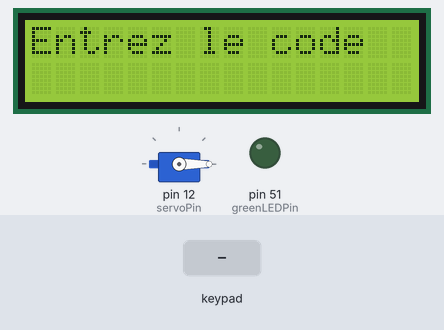
The sketch below on a simulated Arduino Mega 2560, built with avr-gcc and run on an emulated ATmega2560. Shown: servo, 16×2 character LCD, output pins drawn as LEDs (lit = HIGH). Inputs (shaded band) come from the test bench. What the sketch prints to the serial monitor is not drawn.

Above: at 1.2 s.
1.3 s: keypad keys 2 5 0 5 # pressed 0.4 s apart
At 3.5 s:
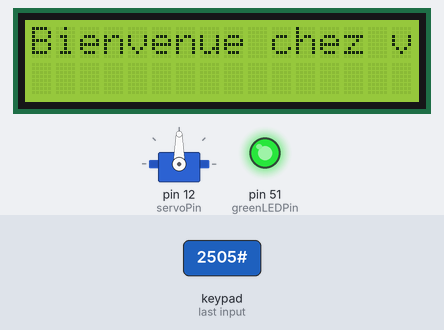
4.8 s: key '*' pressed
At 5.6 s:
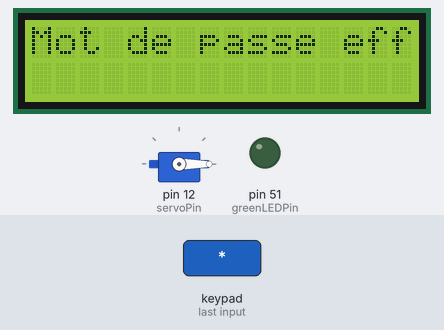
7.3 s: key '#' pressed
At 8.0 s:
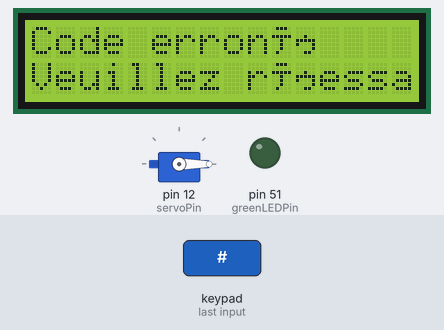
9.8 s: keypad keys 2 5 0 5 A pressed 0.4 s apart
At 12.1 s:
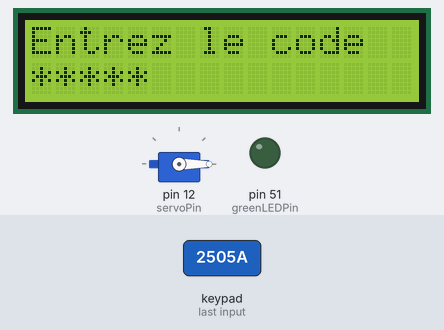
13.3 s: keypad keys 2 5 0 5 D pressed 0.4 s apart
At 16.0 s:
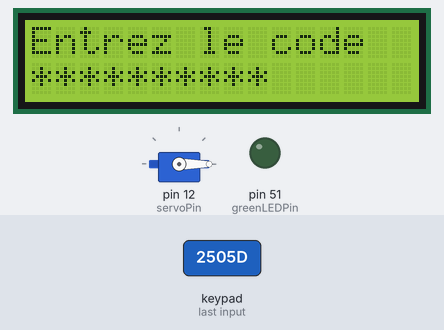
16.8 s: key 'B' pressed
At 17.5 s:
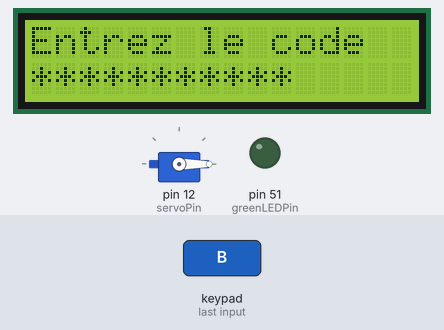
Timing chart, 0 to 19.3 s (numbered marks = the images above; inputs shaded):
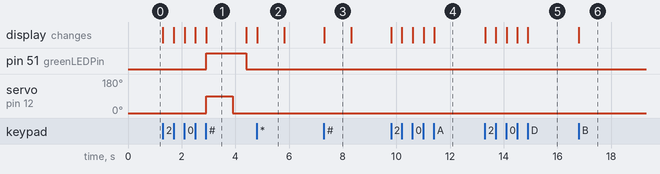

Measured:
- after the input at 1.3 s, pin 51 (greenLEDPin): LOW → HIGH after 1.6 s, → LOW 1.5 s later; servo on pin 12 (servoPin): 0° → 90° after 1.6 s, → 0° 1.0 s later; the display: first changes at once (image 1 shows a later state)
- after the input at 4.8 s, the display: changes at once (image 2)
- after the input at 7.3 s, the display: changes at once (image 3)
- after the input at 9.8 s, the display: first changes at once (image 4 shows a later state)
- after the input at 13.3 s, the display: first changes at once (image 5 shows a later state)
- after the input at 16.8 s, the display: changes at once (image 6)
- what the display in image 1 shows lasts 1.5 s, from 2.9 s to 4.4 s

The sketch:

LCD_MOT_DE_PASSE_SERVO.ino
```cpp
#include <Keypad.h>
#include <Servo.h>  // Ajouter la bibliothèque pour contrôler le servo moteur
#include <LiquidCrystal.h>  // Ajouter la bibliothèque pour le LCD

// Dimensions du clavier
const byte ROWS = 4; // 4 lignes
const byte COLS = 4; // 4 colonnes

// Disposition des touches dans l'ordre que tu as donné
char keys[ROWS][COLS] = {
  {'1','2','3','A'},    // Première ligne : D C B A
  {'4','5','6','B'},    // Deuxième ligne : # 9 6 3
  {'7','8','9','C'},    // Troisième ligne : 0 8 5 2
  {'*','0','#','D'}     // Quatrième ligne : * 7 4 1
};

// Connexions des lignes et des colonnes
byte rowPins[ROWS] = {2, 3, 4, 5}; // Lignes 1 à 4
byte colPins[COLS] = {6, 7, 8, 9}; // Colonnes 1 à 4

Keypad keypad = Keypad(makeKeymap(keys), rowPins, colPins, ROWS, COLS);

const String correctPassword = "2505";  // Mot de passe valide
String enteredPassword = "";  // Ce que l'on entre

const int greenLEDPin = 51;  // LED verte

const int servoPin = 12;     // Broche pour le contrôle du servo

Servo myServo;  // Créer une instance du servo moteur

// Initialiser l'écran LCD (broches 22 à 27)
LiquidCrystal lcd(22, 23, 24, 25, 26, 27);

void setup() {
  Serial.begin(9600);
  pinMode(greenLEDPin, OUTPUT);

  myServo.attach(servoPin);  // Attacher le servo à la broche 12
  myServo.write(0);  // Placer le servo à la position initiale (0°)

  // Initialiser le LCD
  lcd.begin(16, 2);
  lcd.print("Entrez le code");
  Serial.println("Entrez le code...");
}

void loop() {
  char key = keypad.getKey(); // Lire la touche appuyée

  if (key != NO_KEY) {  // Si une touche est pressée
    Serial.print("Touche pressée : ");
    Serial.println(key);

    // Afficher une étoile sur l'écran LCD pour chaque chiffre entré
    if (key != '#' && key != '*') {  // Ne pas afficher * ou # sur le LCD
      enteredPassword += key;  // Ajouter la touche à l'entrée
      lcd.setCursor(enteredPassword.length() - 1, 1);  // Positionner le curseur
      lcd.print('*');  // Afficher une étoile pour chaque chiffre
    }

    // Si la touche # est appuyée pour valider
    if (key == '#') {
      if (enteredPassword == correctPassword) {
        Serial.println("Code correct !");
        lcd.clear();
        lcd.print("Bienvenue chez vous!");
        digitalWrite(greenLEDPin, HIGH);  // Allumer la LED verte
        myServo.write(90);  // Déplacer le servo à 90° (mouvement du moteur)
        delay(1000);         // Attendre 1 seconde
        myServo.write(0);   // Revenir à la position initiale (0°)
        delay(500);          // Attendre avant de pouvoir entrer un autre code
        digitalWrite(greenLEDPin, LOW);   // Éteindre la LED verte
      } else {
        Serial.println("Code incorrect !");
        lcd.clear();
        lcd.print("Code erroné");
        lcd.setCursor(0, 1);
        lcd.print("Veuillez réessayer");
        delay(1000);                    // Garder la LED allumée pendant 1 seconde
      }
      enteredPassword = "";  // Réinitialiser l'entrée
      lcd.clear();
      lcd.print("Entrez le code");
    }

    // Si on appuie sur * pour annuler l'entrée
    if (key == '*') {
      enteredPassword = "";  // Effacer le mot de passe
      lcd.clear();
      lcd.print("Mot de passe effacé.");
      delay(1000);  // Attendre un instant avant de recommencer
      lcd.clear();
      lcd.print("Entrez le code");
    }
  }
}
```
